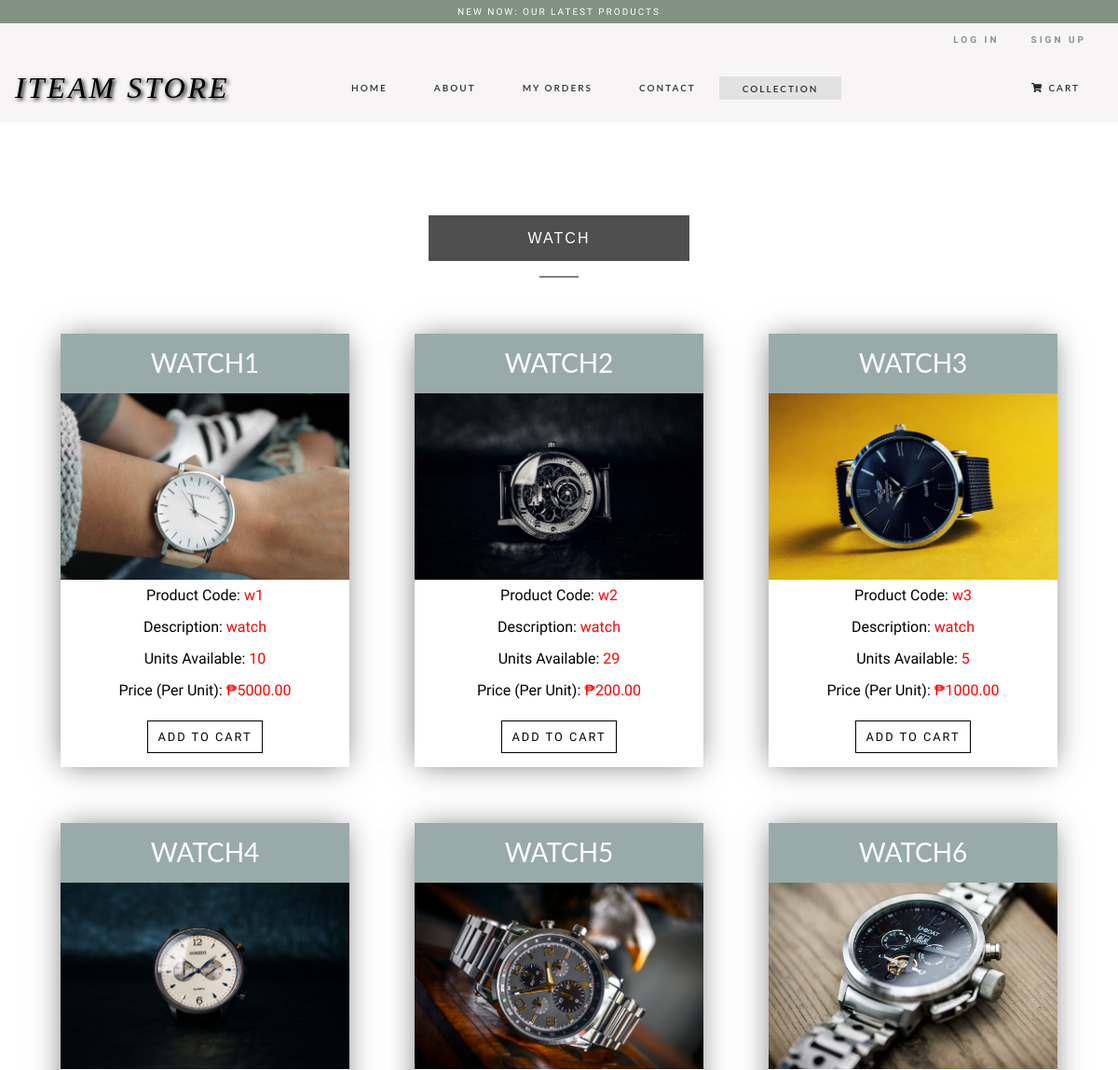
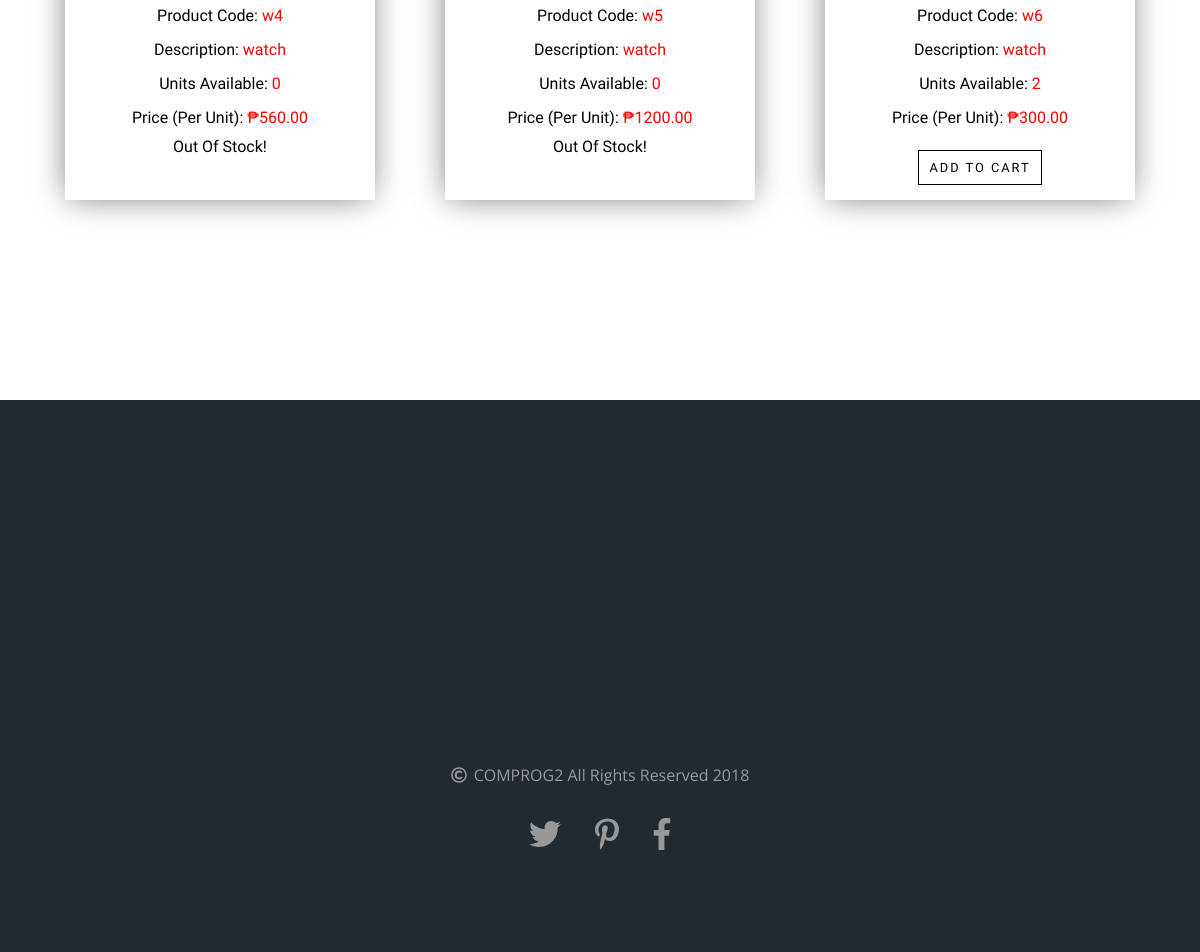
/watch.php, run on the app's committed database (2 pictures, top to bottom).
### tables this page shows
CREATE TABLE `watch` (
  `id` int(11) NOT NULL,
  `product_code` varchar(60) NOT NULL,
  `product_name` varchar(60) NOT NULL,
  `product_desc` tinytext NOT NULL,
  `product_img_name` varchar(255) NOT NULL,
  `qty` int(255) NOT NULL,
  `price` decimal(10,2) NOT NULL
);

### config.php (called while the page is built, shortened)
<?php
$currency = '₱';
?>

### watch.php (the view, shortened to what this page needs)
<?php
include 'config.php';
?>
<!DOCTYPE html>
<html ng-app="myApp">
<head>
</head>
  <body>
    <header>
      <?php include('assets/header-primary.php') ?>
    </header>
    <nav class="navbar navbar-expand-lg navbar-dark bg-black">
      <a class="navbar-brand mxauto" href="main.php">ITEAM STORE</a>
      <div class="collapse navbar-collapse" id="navbarNav">
        <ul class="navbar-nav mx-auto">
          <li class="nav-item">
            <a class="nav-link" href="main.php">Home <span class="sr-only">(current)</span></a>
          </li>
          <li class="nav-item">
            <a class="nav-link" href="about.php">About</a>
          </li>
          <li class="nav-item">
            <a class="nav-link" href="orders.php">My Orders</a>
          </li>
          <li class="nav-item">
            <a class="nav-link" href="contact.php">Contact</a>
          </li>
          <li class="dropdown">
              <a class="dropbtn" href="featured.php">Collection</a>
          </li>
        </ul>
        <ul class="navbar-nav ml-auto">
          <li class="nav-item">
            <a class="nav-link image-show cart" data-modal="modalCart"><i class="fas fa-shopping-cart" data-modal="modalCart"></i>Cart</a>
          </li>
        </ul>
      </div>
    </nav>
    <div class="featured-items-collection products">
      <div class="container">
        <div class="text-heading col-auto text-center">
          <div class="text-holder">
            <h2>Watch</h2>
                <hr />
          </div>
        </div>
    <div class="row d-flex justify-content-around">
        <?php
          $result = $mysqli->query('SELECT * FROM watch');
          if($result){
            while($obj = $result->fetch_object()) {
              echo '<div class="image-content-products">';
              echo '<h3>'.$obj->product_name.'</h3>';
              echo '<img src="img/watch/'.$obj->product_img_name.'"/>';
              echo '<p>Product Code: <span>'.$obj->product_code.'</span></p>';
              echo '<p>Description: <span>'.$obj->product_desc.'</span></p>';
              echo '<p>Units Available: <span>'.$obj->qty.'</span></p>';
              echo '<p>Price (Per Unit): <span>'.$currency.$obj->price.'</span></p>';
              if($obj->qty > 0){
                echo '<p><a href="update-cart.php?action=add&id='.$obj->id.'"><input class="add" type="submit" value="Add To Cart"/></a></p>';
              }
              else {
                echo 'Out Of Stock!';
              }
              echo '</div>';
            }
          }
          echo '</div>';
          echo '</div>';
            echo '</div>';
          ?>
  </body>
</html>

### data on the page
watch: product_name "WATCH1", product_img_name (picture), product_code "w1", product_desc "watch", qty "10", price "5000.00"
watch: product_name "WATCH2", product_img_name (picture), product_code "w2", product_desc "watch", qty "29", price "200.00"
watch: product_name "WATCH3", product_img_name (picture), product_code "w3", product_desc "watch", qty "5", price "1000.00"
watch: product_name "WATCH4", product_img_name (picture), product_code "w4", product_desc "watch", qty "0", price "560.00", shows "Out Of Stock!"
watch: product_name "WATCH5", product_img_name (picture), product_code "w5", product_desc "watch", qty "0", price "1200.00", shows "Out Of Stock!"
watch: product_name "WATCH6", product_img_name (picture), product_code "w6", product_desc "watch", qty "2", price "300.00"
